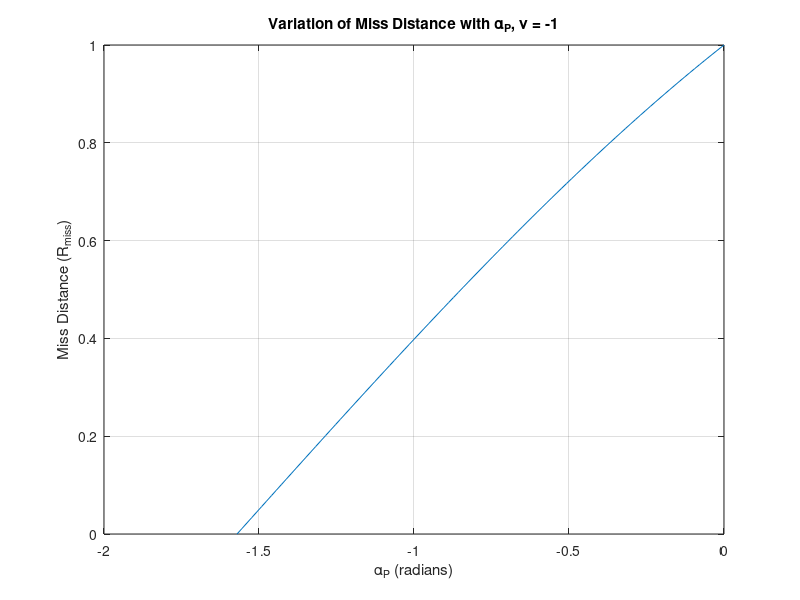
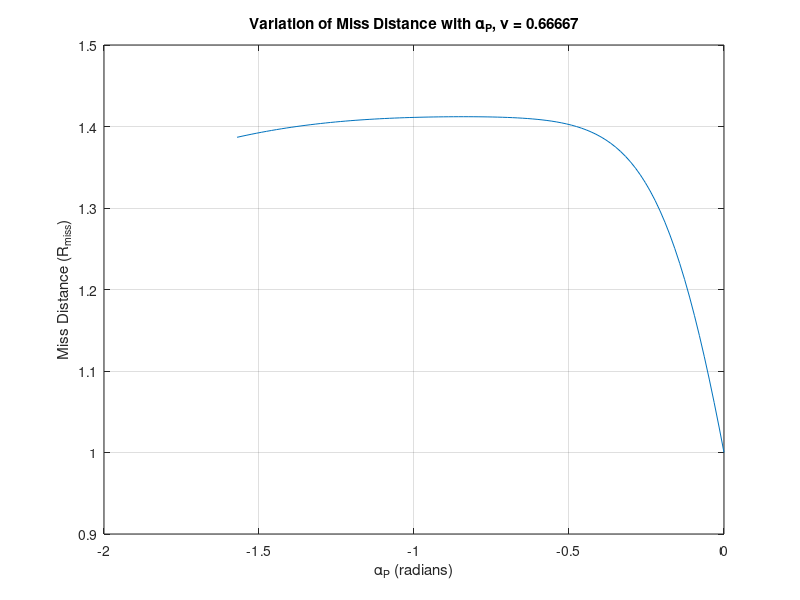
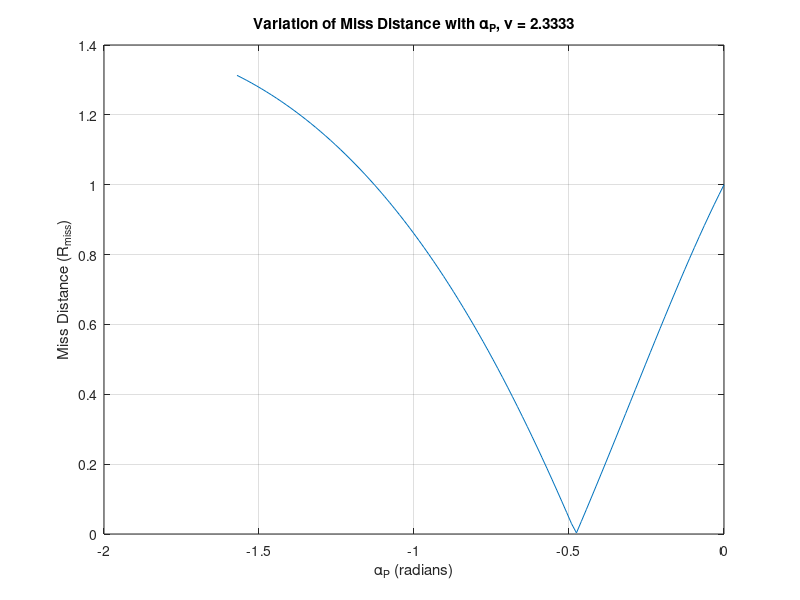
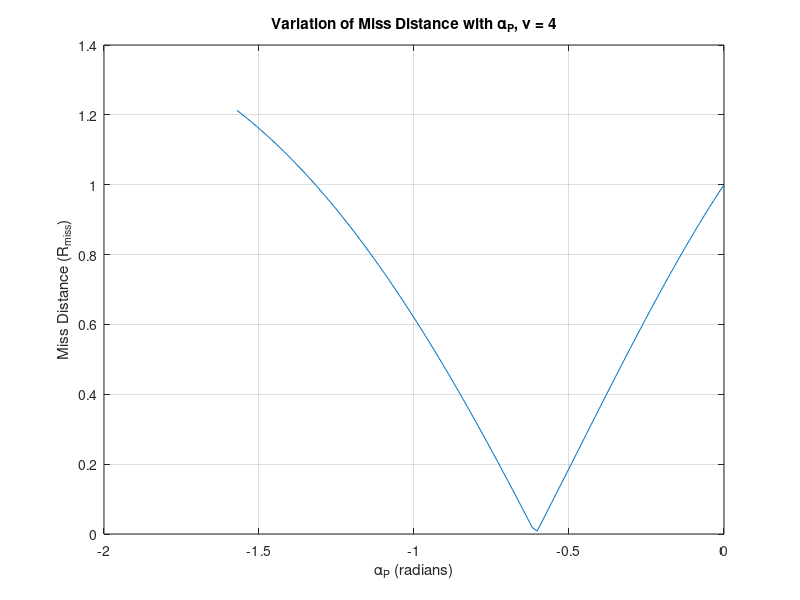

The MATLAB source for these figures, in order:
% Given values
V_P = 1; % Pursuer speed
V_T = 1; % Target speed
nu = V_P / V_T;

Vp = linspace(-1,4,4);
x_P0 = 0; y_P0 = 1;
x_T0 = 1; y_T0 = 0;

% Alpha_P values
alpha_P = linspace(-pi/2, 0, 100);

% Initialize miss distance array
R_miss = zeros(length(Vp), length(alpha_P));

%Calculate miss distance for each alpha_P 
for j = 1:length(Vp)
    V_P = Vp(j);
    for i = 1:length(alpha_P)
        % Pursuer and target velocities
        V_Px = V_P * cos(alpha_P(i));
        V_Py = V_P * sin(alpha_P(i));
        
        a = V_T^2 - 2*V_T*V_Px + V_P^2;
        b = 2*x_T0*V_T - 2*x_T0*V_Px + 2*y_P0*V_Py;
        c = x_T0^2 + y_P0^2;
        
        % Time to minimum range
        t_min = -b/(2*a);
        
        % Ensure t_min is non-negative (future engagement/starting point is miss distance) 
        if t_min < 0
            t_min = 0;
        end
        
        % Minimum range / Miss distance
        R_miss(j, i) = sqrt(c - (b^2)/(4*a));
    end
end


% Plotting
for j = 1:length(Vp)
    %subplot(2,2,j);
    figure(j);
    plot(alpha_P, R_miss(j,:));
    xlabel('\alpha_P (radians)');
    ylabel('Miss Distance (R_{miss})');
    title(['Variation of Miss Distance with \alpha_P, \nu = ', num2str(Vp(j))]);
    grid on;
end
